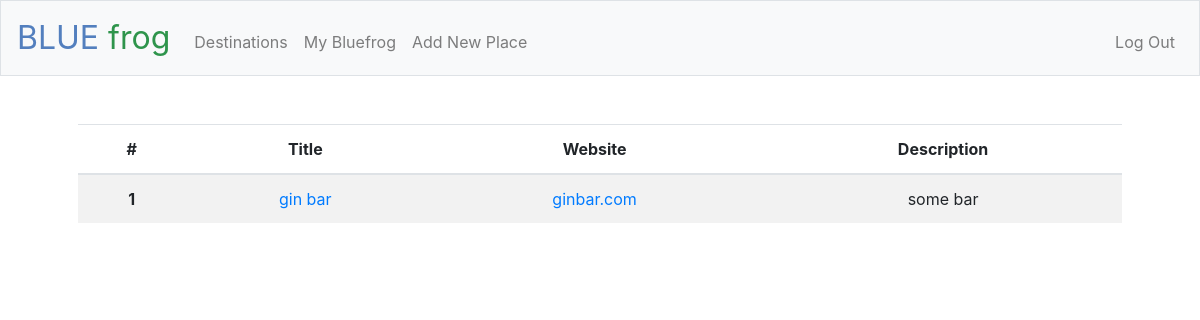
Before: /destination/CPT (signed in) with the older database file.
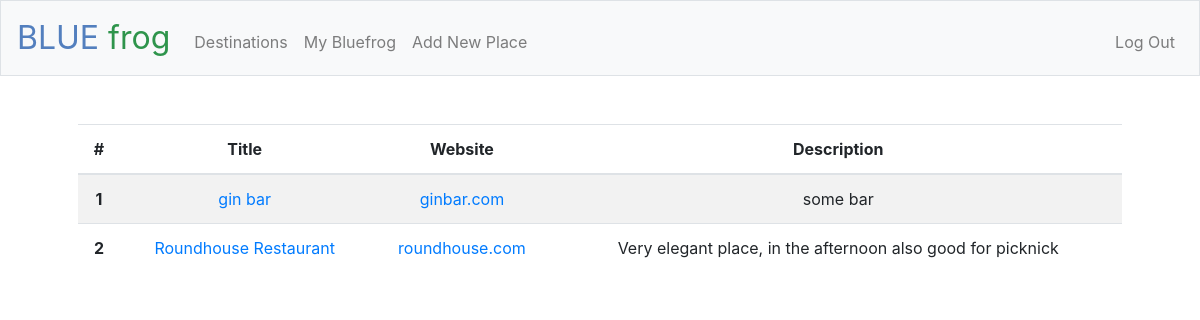
After: the same page with the newer database file.
### tables this page shows
CREATE TABLE places (id INTEGER PRIMARY KEY AUTOINCREMENT NOT NULL, title TEXT NOT NULL, dest_id INTEGER NOT NULL, url TEXT, email TEXT, phone TEXT, description TEXT, public BOOLEAN, 'timestamp' TIMESTAMP DEFAULT CURRENT_TIMESTAMP NOT NULL, FOREIGN KEY(dest_id) REFERENCES destinations(id));

### app.py (the view)
@app.route("/destination/<iata>")
@login_required
def destination(iata):
    destination = db.execute("SELECT * FROM destinations WHERE iata = :iata", iata = iata)
    dest_id = destination[0]["id"]
    place_list = db.execute("SELECT id, title, url, description FROM places WHERE dest_id = :dest_id", dest_id = dest_id)
    print(place_list)
    return render_template("destination.html", place_list = place_list, iata = iata)

### app.py (called while the page is built)
@app.after_request
def after_request(response):
    response.headers["Cache-Control"] = "no-cache, no-store, must-revalidate"
    response.headers["Expires"] = 0
    response.headers["Pragma"] = "no-cache"
    return response

### helpers.py (called while the page is built)
def login_required(f):
    @wraps(f)
    def decorated_function(*args, **kwargs):
        if session.get("user_id") is None:
            return redirect("/login")
        return f(*args, **kwargs)
    return decorated_function

### templates/destination.html (shortened to what this page needs)
{% extends "layout.html" %}
{% block main %}
<table class="table table-striped">
  <thead>
    <tr>
      <th scope="col">#</th>
      <th scope="col">Title</th>
      <th scope="col">Website</th>
      <th scope="col">Description</th>
    </tr>
  </thead>
<tbody>
  {% for place in place_list %}
  <tr>
    <th scope="row">{{ loop.index }}</th>
    <td><a href={{ url_for('place', place_id=place["id"]) }}>{{ place["title"] }}</a></td>
    <td><a href={{ place["url"] }}>{{ place["url"] }}</a></td>
    <td>{{ place["description"] }}</td>
  </tr>
  {% endfor %}
</tbody>
</table>
{% endblock %}

### templates/layout.html (shortened to what this page needs)
<!DOCTYPE html>
<html lang="en">
    <head>
        <link href="https://maxcdn.bootstrapcdn.com/bootstrap/4.1.3/css/bootstrap.min.css" rel="stylesheet">
        <link href="/static/styles.css" rel="stylesheet">
    </head>
    <body>
        <nav class="navbar navbar-expand-md navbar-light bg-light border">
            <a class="navbar-brand" href={{ url_for('start', message=0) }}><span class="blue">BLUE</span><span class="green"> frog</span></a>
            <div class="collapse navbar-collapse" id="navbar">
                {% if session.user_id %}
                    <ul class="navbar-nav mr-auto mt-2">
                        <li class="nav-item"><a class="nav-link" href="/destinations">Destinations</a></li>
                        <li class="nav-item"><a class="nav-link" href="/private">My Bluefrog</a></li>
                        <li class="nav-item"><a class="nav-link" href="/add">Add New Place</a></li>
                    </ul>
                    <ul class="navbar-nav ml-auto mt-2">
                        <li class="nav-item"><a class="nav-link" href="/logout">Log Out</a></li>
                    </ul>
                {% else %}
                    <ul class="navbar-nav ml-auto mt-2">
                        <li class="nav-item"><a class="nav-link" href="/register">Register</a></li>
                        <li class="nav-item"><a class="nav-link" href="/login">Log In</a></li>
                    </ul>
                {% endif %}
            </div>
        </nav>
        <main class="container p-5">
            {% block main %}{% endblock %}
        </main>
    </body>
</html>

### static/styles.css (style rules this page uses)
nav .navbar-brand { font-size: xx-large; }
nav .navbar-brand .blue { color: #537fbe; }
nav .navbar-brand .green { color: #2e944b; }
main { overflow-x: auto; text-align: center; }

Changed rows visible on the page:
added places: title "Roundhouse Restaurant", url "roundhouse.com", description "Very elegant place, in the afternoon also good for picknick"
